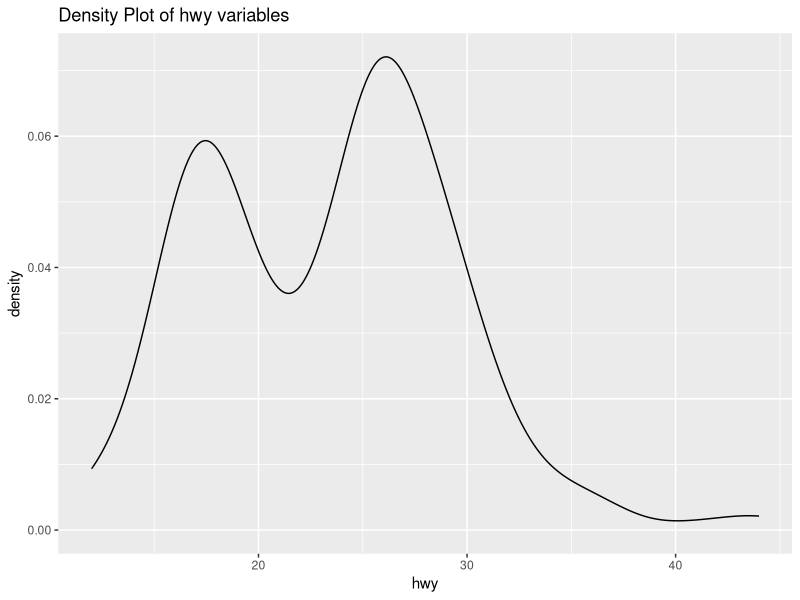
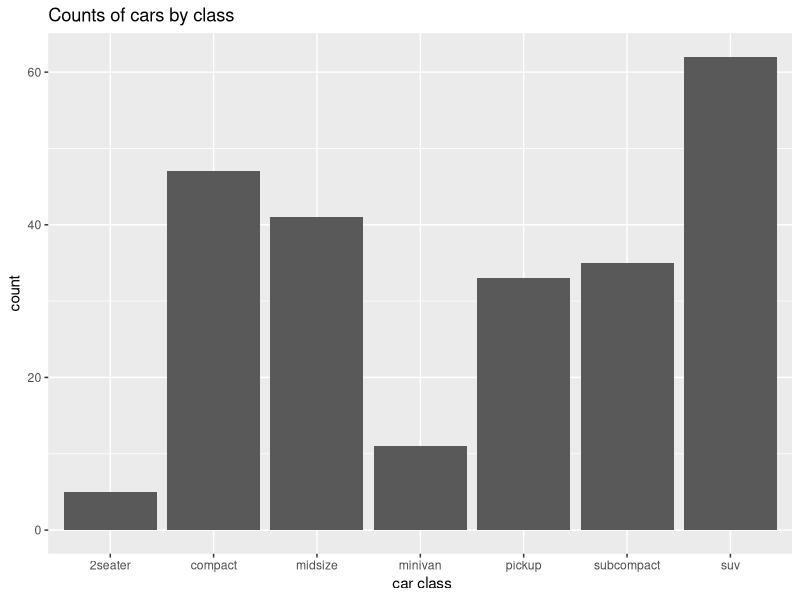
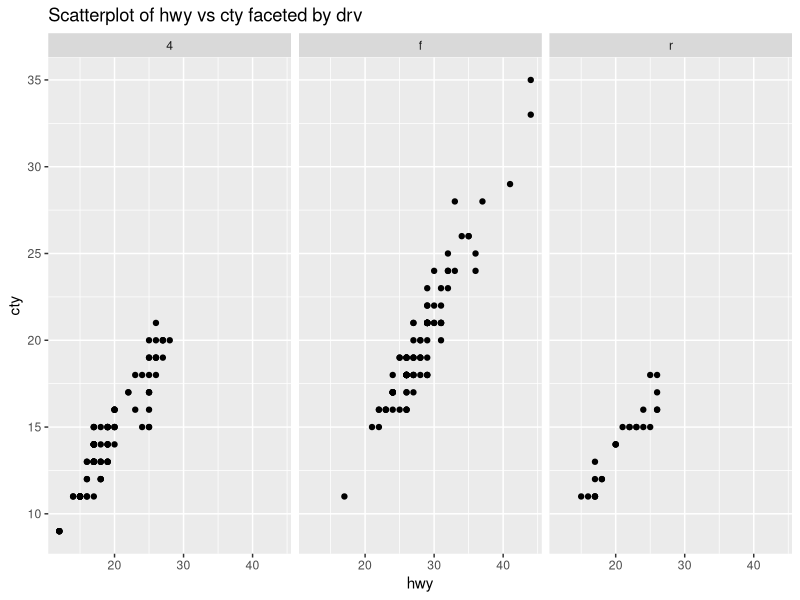

Write the R code that produced these figures, in order.
## ---- chunk 1
library(ggplot2)
data(mpg)

ggplot(mpg, aes(x=hwy)) + geom_density() +labs(title = "Density Plot of hwy variables", x = "hwy", y = "density")

## ---- chunk 2

ggplot(mpg, aes(x=class)) + geom_bar() + labs(title = "Counts of cars by class ", x = " car class", y = "count")
## ---- chunk 3
ggplot(mpg, aes(x= hwy, y=cty)) + geom_point() +facet_wrap(~drv) + labs(title = "Scatterplot of hwy vs cty faceted by drv", x = "hwy", y= "cty")

